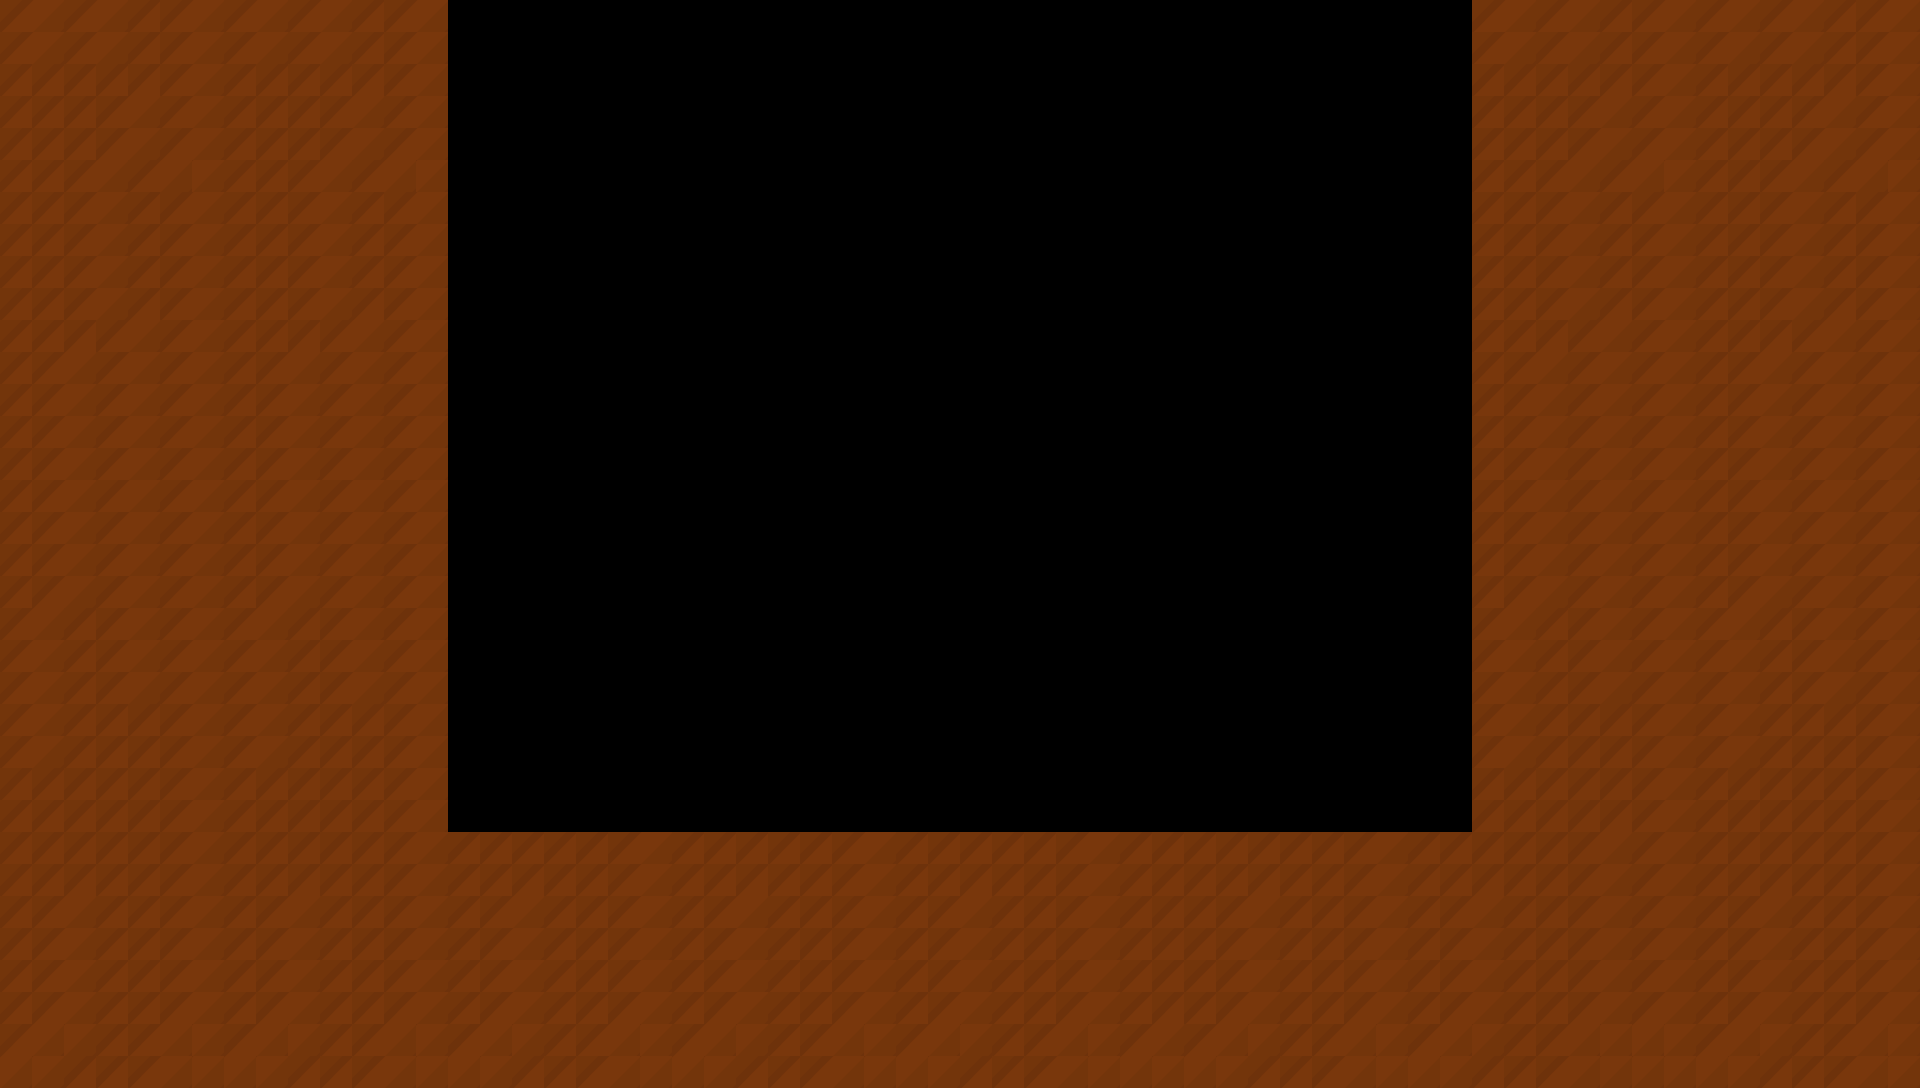

A 2D game scene composited from a Tiled map and its tileset images. What follows is a short description and the map's XML, with every tile layer's data as written:
An orthogonal 60x34 tile map with 32x32 px tiles, 1 tile layer (Background) and 16 objects (11x Spawner, Player, Ground).

<map version="1.10" tiledversion="1.11.2" orientation="orthogonal" renderorder="right-down" compressionlevel="0" width="60" height="34" tilewidth="32" tileheight="32" infinite="0" nextlayerid="5" nextobjectid="29">
 <editorsettings>
  <chunksize width="32" height="32" />
 </editorsettings>
 <tileset firstgid="1" source="Dodge The Blocks.tsx" />
 <layer id="1" name="Background" width="60" height="34">
  <data encoding="csv">
96,97,96,97,96,96,97,96,97,96,97,96,96,97,0,0,0,0,0,0,0,0,0,0,0,0,0,0,0,0,0,0,0,0,0,0,0,0,0,0,0,0,0,0,0,0,96,97,96,97,96,96,97,96,97,96,97,96,96,97,
96,97,96,97,96,96,97,96,97,96,97,96,96,97,0,0,0,0,0,0,0,0,0,0,0,0,0,0,0,0,0,0,0,0,0,0,0,0,0,0,0,0,0,0,0,0,96,97,96,97,96,96,97,96,97,96,97,96,96,97,
96,96,96,96,96,96,97,96,96,96,96,96,96,97,0,0,0,0,0,0,0,0,0,0,0,0,0,0,0,0,0,0,0,0,0,0,0,0,0,0,0,0,0,0,0,0,96,96,96,96,96,96,97,96,96,96,96,96,96,97,
96,96,96,96,97,96,97,96,96,96,96,97,96,97,0,0,0,0,0,0,0,0,0,0,0,0,0,0,0,0,0,0,0,0,0,0,0,0,0,0,0,0,0,0,0,0,96,96,96,96,97,96,97,96,96,96,96,97,96,97,
96,96,96,96,97,96,97,96,96,96,96,97,96,97,0,0,0,0,0,0,0,0,0,0,0,0,0,0,0,0,0,0,0,0,0,0,0,0,0,0,0,0,0,0,0,0,96,96,96,96,97,96,97,96,96,96,96,97,96,97,
96,96,96,97,96,97,97,96,96,96,97,96,97,97,0,0,0,0,0,0,0,0,0,0,0,0,0,0,0,0,0,0,0,0,0,0,0,0,0,0,0,0,0,0,0,0,96,96,96,97,96,97,97,96,96,96,97,96,97,97,
96,96,96,97,96,96,97,96,96,96,97,96,96,97,0,0,0,0,0,0,0,0,0,0,0,0,0,0,0,0,0,0,0,0,0,0,0,0,0,0,0,0,0,0,0,0,96,96,96,97,96,96,97,96,96,96,97,96,96,97,
96,96,96,97,96,96,97,96,96,96,97,96,96,97,0,0,0,0,0,0,0,0,0,0,0,0,0,0,0,0,0,0,0,0,0,0,0,0,0,0,0,0,0,0,0,0,96,96,96,97,96,96,97,96,96,96,97,96,96,97,
96,96,96,97,96,96,97,96,96,96,97,96,96,97,0,0,0,0,0,0,0,0,0,0,0,0,0,0,0,0,0,0,0,0,0,0,0,0,0,0,0,0,0,0,0,0,96,96,96,97,96,96,97,96,96,96,97,96,96,97,
96,96,96,97,96,96,97,96,96,96,97,96,96,97,0,0,0,0,0,0,0,0,0,0,0,0,0,0,0,0,0,0,0,0,0,0,0,0,0,0,0,0,0,0,0,0,96,96,96,97,96,96,97,96,96,96,97,96,96,97,
96,96,96,96,97,96,97,96,96,96,96,97,96,97,0,0,0,0,0,0,0,0,0,0,0,0,0,0,0,0,0,0,0,0,0,0,0,0,0,0,0,0,0,0,0,0,96,96,96,96,97,96,97,96,96,96,96,97,96,97,
96,96,97,96,97,96,97,96,96,97,96,97,96,97,0,0,0,0,0,0,0,0,0,0,0,0,0,0,0,0,0,0,0,0,0,0,0,0,0,0,0,0,0,0,0,0,96,96,97,96,97,96,97,96,96,97,96,97,96,97,
96,96,97,96,97,96,97,96,96,97,96,97,96,97,0,0,0,0,0,0,0,0,0,0,0,0,0,0,0,0,0,0,0,0,0,0,0,0,0,0,0,0,0,0,0,0,96,96,97,96,97,96,97,96,96,97,96,97,96,97,
96,96,97,96,97,96,97,96,96,97,96,97,96,97,0,0,0,0,0,0,0,0,0,0,0,0,0,0,0,0,0,0,0,0,0,0,0,0,0,0,0,0,0,0,0,0,96,96,97,96,97,96,97,96,96,97,96,97,96,97,
96,96,97,96,97,96,97,96,96,97,96,97,96,97,0,0,0,0,0,0,0,0,0,0,0,0,0,0,0,0,0,0,0,0,0,0,0,0,0,0,0,0,0,0,0,0,96,96,97,96,97,96,97,96,96,97,96,97,96,97,
96,96,97,96,97,96,97,96,96,97,96,97,96,97,0,0,0,0,0,0,0,0,0,0,0,0,0,0,0,0,0,0,0,0,0,0,0,0,0,0,0,0,0,0,0,0,96,96,97,96,97,96,97,96,96,97,96,97,96,97,
96,96,97,96,97,96,97,96,96,97,96,97,96,97,0,0,0,0,0,0,0,0,0,0,0,0,0,0,0,0,0,0,0,0,0,0,0,0,0,0,0,0,0,0,0,0,96,96,97,96,97,96,97,96,96,97,96,97,96,97,
96,96,97,96,97,96,97,96,96,97,96,97,96,97,0,0,0,0,0,0,0,0,0,0,0,0,0,0,0,0,0,0,0,0,0,0,0,0,0,0,0,0,0,0,0,0,96,96,97,96,97,96,97,96,96,97,96,97,96,97,
96,96,97,96,97,96,97,96,96,97,96,97,96,97,0,0,0,0,0,0,0,0,0,0,0,0,0,0,0,0,0,0,0,0,0,0,0,0,0,0,0,0,0,0,0,0,96,96,97,96,97,96,97,96,96,97,96,97,96,97,
96,97,96,96,97,96,97,96,97,96,96,97,96,97,0,0,0,0,0,0,0,0,0,0,0,0,0,0,0,0,0,0,0,0,0,0,0,0,0,0,0,0,0,0,0,0,96,97,96,96,97,96,97,96,97,96,96,97,96,97,
96,97,96,96,97,96,97,96,97,96,96,97,96,97,0,0,0,0,0,0,0,0,0,0,0,0,0,0,0,0,0,0,0,0,0,0,0,0,0,0,0,0,0,0,0,0,96,97,96,96,97,96,97,96,97,96,96,97,96,97,
96,97,96,96,97,96,97,96,97,96,96,97,96,97,0,0,0,0,0,0,0,0,0,0,0,0,0,0,0,0,0,0,0,0,0,0,0,0,0,0,0,0,0,0,0,0,96,97,96,96,97,96,97,96,97,96,96,97,96,97,
96,97,96,96,96,96,97,96,97,96,96,96,96,97,0,0,0,0,0,0,0,0,0,0,0,0,0,0,0,0,0,0,0,0,0,0,0,0,0,0,0,0,0,0,0,0,96,97,96,96,96,96,97,96,97,96,96,96,96,97,
96,97,96,96,96,96,97,96,97,96,96,96,96,97,0,0,0,0,0,0,0,0,0,0,0,0,0,0,0,0,0,0,0,0,0,0,0,0,0,0,0,0,0,0,0,0,96,97,96,96,96,96,97,96,97,96,96,96,96,97,
96,96,96,96,96,96,97,96,96,96,96,96,96,97,0,0,0,0,0,0,0,0,0,0,0,0,0,0,0,0,0,0,0,0,0,0,0,0,0,0,0,0,0,0,0,0,96,96,96,96,96,96,97,96,96,96,96,96,96,97,
96,96,96,96,96,96,97,96,96,96,96,96,96,97,0,0,0,0,0,0,0,0,0,0,0,0,0,0,0,0,0,0,0,0,0,0,0,0,0,0,0,0,0,0,0,0,96,96,96,96,96,96,97,96,96,96,96,96,96,97,
96,96,96,96,96,96,97,96,96,96,96,96,96,97,96,96,96,96,96,96,97,96,96,96,96,96,96,97,96,96,96,96,96,96,97,96,96,96,96,96,96,96,96,97,96,96,96,96,96,96,97,96,97,96,96,96,96,96,96,97,
96,96,96,96,96,96,97,96,96,96,96,96,96,97,96,96,96,96,96,96,97,96,96,96,96,96,96,97,96,96,96,96,96,96,97,96,96,96,96,96,96,96,96,97,96,96,96,96,96,96,97,96,97,96,96,96,96,96,96,97,
96,96,97,96,96,96,97,96,96,97,96,96,96,97,96,96,97,96,96,96,97,96,96,97,96,96,96,97,96,96,97,96,96,96,97,96,96,96,96,97,96,96,96,97,96,96,97,96,96,96,97,96,97,96,96,97,96,96,96,97,
96,96,97,96,96,96,97,96,96,97,96,96,96,97,96,96,97,96,96,96,97,96,96,97,96,96,96,97,96,96,97,96,96,96,97,96,96,96,96,97,96,96,96,97,96,96,97,96,96,96,97,96,97,96,96,97,96,96,96,97,
96,96,97,96,96,96,97,96,96,97,96,96,96,97,96,96,97,96,96,96,97,96,96,97,96,96,96,97,96,96,97,96,96,96,97,96,96,96,96,97,96,96,96,97,96,96,97,96,96,96,97,96,97,96,96,97,96,96,96,97,
96,96,97,96,96,96,97,96,96,97,96,96,96,97,96,96,97,96,96,96,97,96,96,97,96,96,96,97,96,96,97,96,96,96,97,96,96,96,96,97,96,96,96,97,96,96,97,96,96,96,97,96,97,96,96,97,96,96,96,97,
96,97,97,96,96,97,97,96,97,97,96,96,97,97,96,97,97,96,96,97,97,96,97,97,96,96,97,97,96,97,97,96,96,97,97,96,97,96,97,97,96,96,97,97,96,97,97,96,96,97,97,97,97,96,97,97,96,96,97,97,
97,97,96,96,96,97,97,97,97,96,96,96,97,97,97,97,96,96,96,97,97,97,97,96,96,96,97,97,97,97,96,96,96,97,97,97,97,97,97,96,96,96,97,97,97,97,96,96,96,97,97,97,97,97,97,96,96,96,97,97
</data>
 </layer>
 <objectgroup id="2" name="Spawnpoint">
  <object id="3" name="Player" type="Player" x="912" y="694" width="80" height="124" />
 </objectgroup>
 <objectgroup id="4" name="Enemies">
  <object id="15" name="Spawner" type="Spawner" x="448" y="-32" width="64" height="64" />
  <object id="16" name="Spawner" type="Spawner" x="640" y="-32" width="64" height="64" />
  <object id="17" name="Spawner" type="Spawner" x="736" y="-32" width="64" height="64" />
  <object id="18" name="Spawner" type="Spawner" x="832" y="-32" width="64" height="64" />
  <object id="19" name="Spawner" type="Spawner" x="1024" y="-32" width="64" height="64" />
  <object id="20" name="Spawner" type="Spawner" x="1120" y="-32" width="64" height="64" />
  <object id="22" name="Spawner" type="Spawner" x="1216" y="-32" width="64" height="64" />
  <object id="23" name="Spawner" type="Spawner" x="1408" y="-32" width="64" height="64" />
  <object id="25" name="Spawner" type="Spawner" x="1312" y="-32" width="64" height="64" />
  <object id="26" name="Spawner" type="Spawner" x="928" y="-32" width="64" height="64" />
  <object id="27" name="Spawner" type="Spawner" x="544" y="-32" width="64" height="64" />
  <object id="28" name="Ground" type="Ground" x="448" y="800" width="1024" height="64" />
 </objectgroup>
 <objectgroup id="3" name="Collisions">
  <object id="12" x="256" y="0" width="200" height="896" />
  <object id="13" x="448" y="832" width="1024" height="64" />
  <object id="14" x="1472" y="0" width="200" height="896" />
 </objectgroup>
</map>
